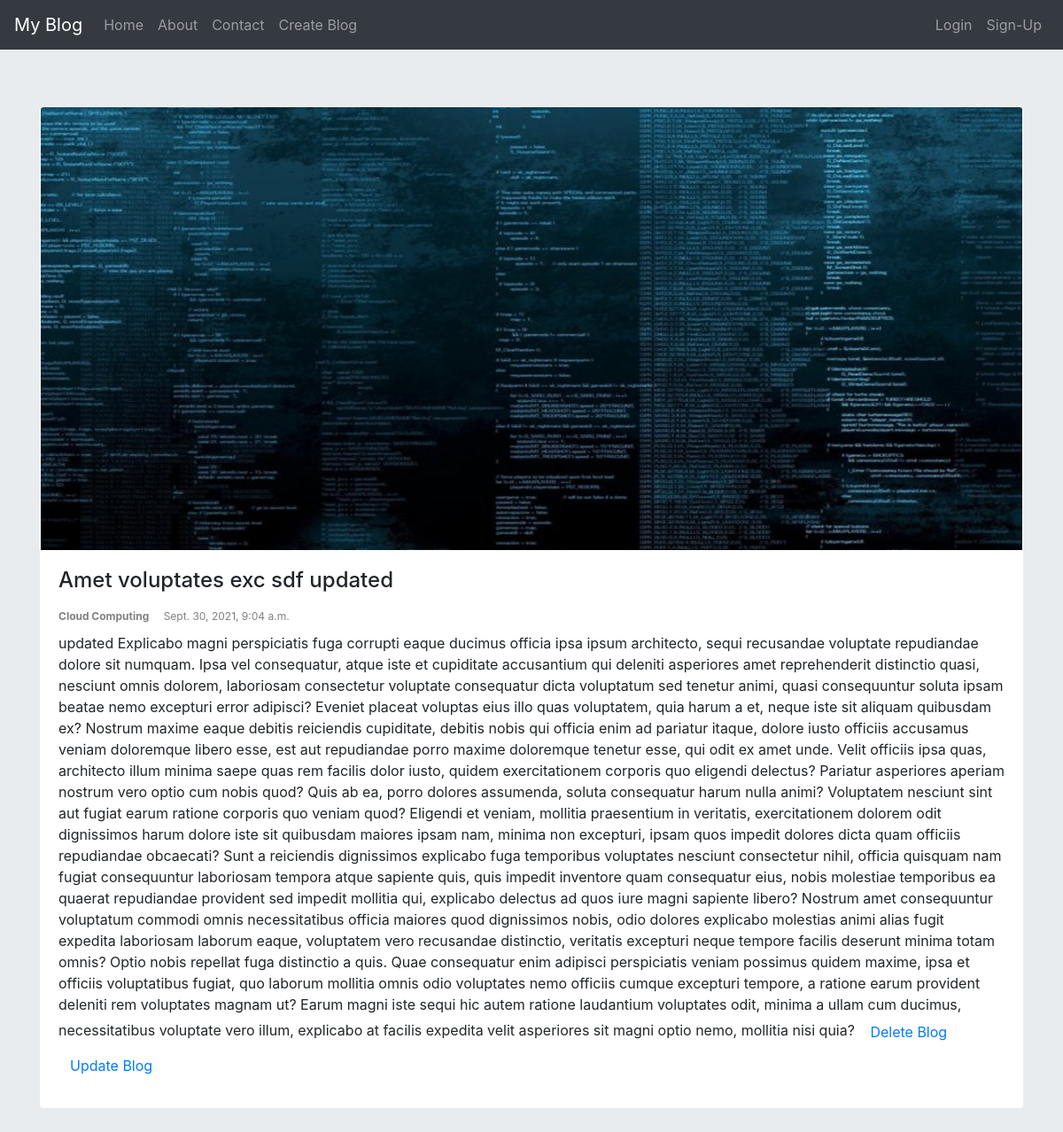
The app's page /detail/5 with its own data.
### blog/models.py (models this page shows, shortened)
class  Post(models.Model):
    title = models.CharField(max_length=100)
    image = models.ImageField(upload_to='blog/')
    content = models.TextField(blank=True,null=True)
    category = models.ForeignKey(Category,on_delete=models.CASCADE)
    posted_date = models.DateTimeField(auto_now=True)
    status = models.CharField(max_length=6,choices=status,default=status[0][0])
    class Meta:
        db_table = 'post'

class Category(models.Model):
    title = models.CharField(max_length=200,unique=True)
    def __str__(self):
        return self.title

### myblog/views.py (the view)
# urls.py: path('detail/<int:id>', detail, name="detail"),
def detail(request, id):
    post = get_object_or_404(Post, id = id)
    context = {
        'post' : post
    }
    return render(request,'detail.html',context)

### templates/detail.html (shortened to what this page needs)
{% extends 'base.html' %}
{% block 'content' %}
        <div class="jumbotron jumbotron-fluid">
            <div class="container">
                <div class="card border-white">
                    <img class="card-img-top " style  = 'height: 500px;width: auto;'  src="{{ MEDIA_URL }}{{ post.image.url }}" alt="">
                    <div class="card-body">
                        <h4 class="card-title">{{ post.title }}</h4>
                            <span style = 'color:gray;font-size:12px;'> <b> {{ post.category }}  </b> </span>&nbsp;&nbsp; <span style = 'color:gray;font-size:12px;'> {{ post.posted_date }} </span>
                        <p class="card-text  py-2">
                            {{ post.content }}
                            <a href="{% url 'blogDelete' post.id %}" class="btn btn-link">Delete Blog</a>
                            <a href="{% url 'blogUpdate' post.id %}" class="btn btn-link">Update Blog</a>
                        </p>
                    </div>
                </div>
            </div>
        </div>
{% endblock  %}

### templates/base.html (shortened to what this page needs)
<!DOCTYPE html>
{% load static %}
<html>
    <head>
        <link href=" {% static 'assets/bootstrap/dist/css/bootstrap.min.css' %} " rel="stylesheet">
        <link href=" {% static 'assets/@fortawesome/fontawesome-free/css/all.min.css' %} " rel="stylesheet">
    </head>
    <body>
        <nav class="navbar navbar-expand-sm navbar-dark bg-dark">
            <a class="navbar-brand" href=" {% url 'home' %} ">My Blog</a>
            <div class="collapse navbar-collapse" id="collapsibleNavId">
                <ul class="navbar-nav mr-auto mt-2 mt-lg-0">
                    <li class="nav-item">
                        <a class="nav-link {% if request.path == '/' %} active {% endif %}" href=" {% url 'home' %} ">Home <span class="sr-only">(current)</span></a>
                    </li>
                    <li class="nav-item">
                        <a class="nav-link {% if request.path == '/about/' %} active {% endif %}" href="{% url 'about' %}">About</a>
                    </li>
                    <li class="nav-item">
                        <a class="nav-link {% if request.path == '/contact/' %} active {% endif %}" href="{% url 'contact' %}">Contact</a>
                    </li>
                    <li class="nav-item">
                        <a class="nav-link {% if request.path == '/blog-create/' %} active {% endif %}" href="{% url 'blogCreate' %}">Create Blog</a>
                    </li>
                </ul>
                <ul class="navbar-nav float-right mt-2 mt-lg-0">
                    {% if request.user.is_authenticated %}
                        <li class="nav-item"><a href="{% url 'signout' %}" class="nav link">Logout</a></li>
                    {% else %}
                        <li class="nav item">
                            <a class="nav-link {% if request.path == '/login/' %} active {% endif %}" href="{% url 'signin' %}">Login</a>
                        </li>
                        <li class="nav item">
                            <a class="nav-link {% if request.path == '/sign-up/' %} active {% endif %}" href="{% url 'signup' %}">Sign-Up</a>
                        </li>
                    {% endif %}
                </ul>
            </div>
        </nav>
        {% block 'content' %}
        {% endblock  %}
    </body>
</html>

### records on screen
Post: image (picture), title "Amet voluptates exc sdf updated", category "Cloud Computing", posted_date "Sept. 30, 2021, 9:04 a.m.", content "updated Explicabo magni perspiciatis fuga corrupti eaque ducimus officia ipsa ipsum architecto, sequi recusandae voluptate repudiandae dolore sit numquam. Ipsa vel consequatur, atque iste et cupiditate accusantium qui deleniti asperiores amet reprehenderit distinctio quasi, nesciunt omnis dolorem, laboriosam consectetur voluptate consequatur dicta voluptatum sed tenetur animi, quasi consequuntur soluta ipsam beatae nemo excepturi error adipisci? Eveniet placeat voluptas eius illo quas voluptatem, quia harum a et, neque iste sit aliquam quibusdam ex? Nostrum maxime eaque debitis reiciendis cupiditate, debitis nobis qui officia enim ad pariatur itaque, dolore iusto officiis accusamus veniam…"
